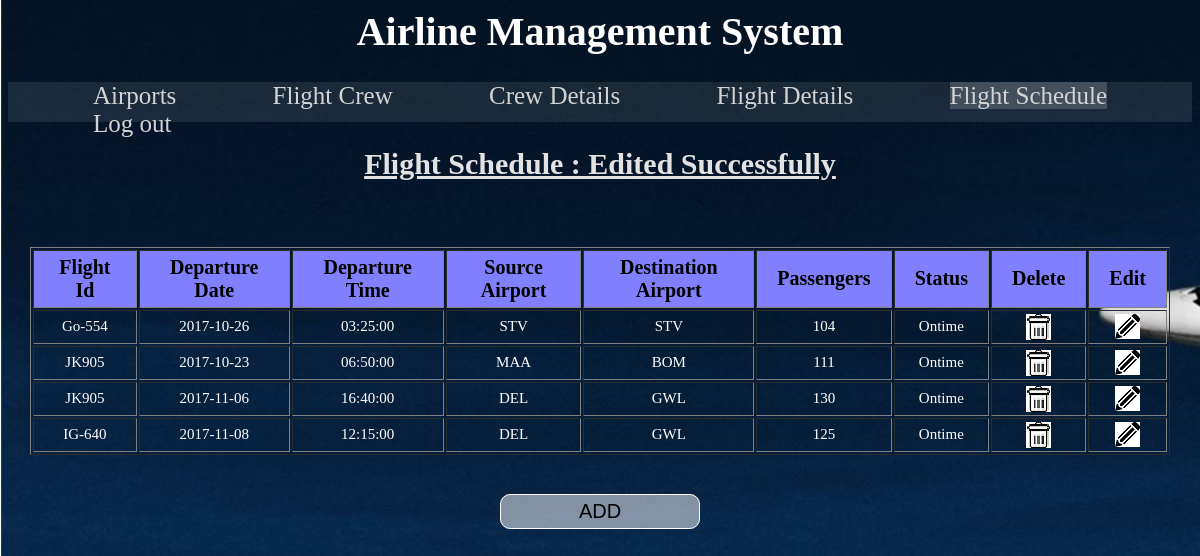
Screenshot of /AirportManagementSystem/flight_schedule_exec.php with the database file from the repository.
### tables this page shows
CREATE TABLE IF NOT EXISTS `flight_schedule` (
  `flight_id` varchar(10) NOT NULL DEFAULT '',
  `dep_date` date NOT NULL DEFAULT '0000-00-00',
  `dep_time` time NOT NULL DEFAULT '00:00:00',
  `source_airport_id` varchar(10) NOT NULL DEFAULT '',
  `dest_airport_id` varchar(10) DEFAULT NULL,
  `no_of_passengers` int(3) DEFAULT NULL,
  `runway` int(11) NOT NULL,
  `status` varchar(20) DEFAULT NULL,
  `remarks` varchar(50) DEFAULT NULL,
  PRIMARY KEY (`flight_id`,`dep_date`,`dep_time`,`source_airport_id`),
  UNIQUE KEY `flight_id` (`flight_id`,`dep_date`,`source_airport_id`)
);

### AirportManagementSystem/flight_schedule_exec.php (the view, shortened to what this page needs)
<html>
<head>
<link href="css.css" rel="stylesheet">
<link href="css2.css" rel="stylesheet">
</head>
<body>
<h1>Airline Management System</h1>
<div id=navlist><ul>
<li><a href="airport.php">Airports</a></li>
<li><a href="flight_crew.php">Flight Crew</a></li>
<li><a href="crew_master.php">Crew Details</a></li>
<li><a href="flight_master.php">Flight Details</a></li>
<li id=active><a href="flight_schedule.php">Flight Schedule</a></li>
<li><a href="index.php">Log out</a></li>
</ul></div>
<h2>Flight Schedule : Edited Successfully</h2>
<br><br>
<table><td>
<?php
$query="select * from flight_schedule";
$data=mysql_query($query);
echo "
<table border = 1 align=Center>
<tr>
<th>Flight Id</th>
<th>Departure Date</th>
<th>Departure Time</th>
<th>Source Airport</th>
<th>Destination Airport</th>
<th>Passengers</th>
<th>Status</th>
<th>Delete</th>
<th>Edit</th>
</tr>";
while($record=mysql_fetch_array($data)){
	echo "<tr>";
	echo "<td>".$record["flight_id"]."</td>";
	echo "<td>".$record["dep_date"]."</td>";
	echo "<td>".$record["dep_time"]."</td>";
	echo "<td>".$record["source_airport_id"]."</td>";
	echo "<td>".$record["dest_airport_id"]."</td>";
	echo "<td>".$record["no_of_passengers"]."</td>";
	echo "<td>".$record["status"]."</td>";
	echo "<td><a onClick=\"javascript: return confirm('Are you sure to delete this entry ?');\" href='flight_schedule_delete.php?flight_id=".urlencode($record["flight_id"])."&dep_date=".urlencode($record["dep_date"])."&source_airport_id=".urlencode($record["source_airport_id"])."'> <img src=\"delete_icon.jpg\"> </a></td>";
	echo "<td><a onClick=\"javascript: return confirm('Are you sure to edit this entry ?');\" href='flight_schedule_edit.php?flight_id=".urlencode($record["flight_id"])."&dep_date=".urlencode($record["dep_date"])."&source_airport_id=".urlencode($record["source_airport_id"])."&dep_time=".urlencode($record["dep_time"])."&dest_airport_id=".urlencode($record["dest_airport_id"])."&no_of_passengers=".urlencode($record["no_of_passengers"])."&status=".urlencode($record["status"])."'> <img src=\"edit_icon.png\"> </a></td>";
	echo "</tr>";
}
echo "</table><br/><br/>";
?>
</td></tr></table>
<center><a href="flight_schedulei.php"><button style="padding: 5px">ADD</button><br><br></center>
</body></html>

### AirportManagementSystem/css.css (style rules this page uses)
body { background-size:cover; background-image: url("bg.jpg"); color: rgba(225, 225, 225, 0); }
#navlist { font-size: 25; height: 40px; width: 100%; background: rgba(225, 225, 225, 0.1); }
#navlist ul li { list-style: none; display: inline; height: 40px; margin: 45px; padding: 0; overflow: hidden; }
#navlist a { color: rgb(211, 211, 211); text-decoration: none; }
h1 { color: white; text-align: center; font-size: 40; font-family: Georgia, serif; }
th { text-align:center; background-color: rgb(128, 128, 255); color:black; font-family: arial-black; font-size:20px; padding-left: 20px; padding-right: 20px; padding-top: 5px; padding-bottom: 5px; }
td { text-align:center; color:white; font-size:15px; padding-left: 20px; padding-right: 20px; padding-top: 3px; padding-bottom: 3px; }
h2, h3, p, legend { text-align:center; color:rgb(226, 226, 226); font-size: 30px; text-decoration: underline; }
input[type=submit],#backbutton,button { border: 1px solid white; outline:0; width: 200px; padding:2%; background: rgba(255,255,255,0.5); font-size: 20px; border-radius: 10px; }
#active { background: rgba(225, 225, 225, 0.2); padding-bottom: 10px; height: 40px; }

### AirportManagementSystem/css2.css (style rules this page uses)
#navlist ul li { list-style: none; display: inline; height: 40px; margin: 45px; overflow: hidden; }

### rows the page displays
flight_schedule: flight "Go-554", dep_date "2017-10-26", dep_time "03:25:00", source_airport "STV", dest_airport "STV", no_of_passengers "104", status "Ontime"
flight_schedule: flight "JK905", dep_date "2017-10-23", dep_time "06:50:00", source_airport "MAA", dest_airport "BOM", no_of_passengers "111", status "Ontime"
flight_schedule: flight "JK905", dep_date "2017-11-06", dep_time "16:40:00", source_airport "DEL", dest_airport "GWL", no_of_passengers "130", status "Ontime"
flight_schedule: flight "IG-640", dep_date "2017-11-08", dep_time "12:15:00", source_airport "DEL", dest_airport "GWL", no_of_passengers "125", status "Ontime"
